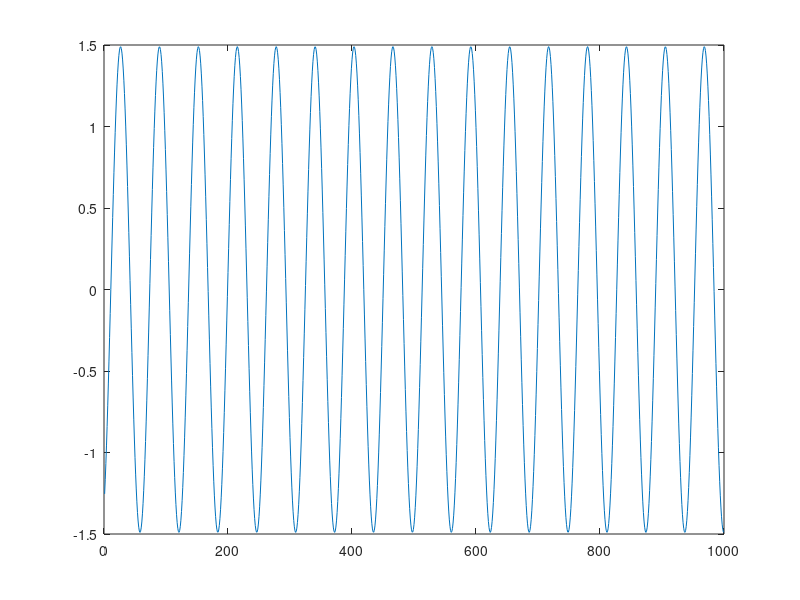

Reproduce this figure in MATLAB. (Note: this script raises an error after producing the figure.)
%function Vseq=generate_waveform(Vmin,Vmax)

clear all;
Vmin=-1.49;Vmax=1.49;
%Vstart=0;
%dV=0.5;
%Vseq=[Vstart];
for phi=[-1,0,1,2,3]
    close all;
    %%% sine
    A=(-Vmin+Vmax)/2;
    offset=(Vmin+Vmax)/2;
    %phi=2;
    t=linspace(0,100,10e2);
    Vseq=A*sin(t+phi)+offset;
    plot(Vseq);
    
    %%%%%%%%%%%%%%% evaluate rram current
    [state_seq,Iseq]=rram_IV_0(Vseq);
    
    plot(Iseq);
    figure;
    plot(Vseq)
    figure;
    plot(state_seq)
    
    
    his_len=5;
    
    ds=[];
    ds(1,:)=zeros(1,11);
    
    jj=2;
    for ii=his_len:length(Vseq)-1
        temp=[];
        for kk=1:his_len
            temp=[temp Vseq(ii-his_len+kk+1) Iseq(ii-his_len+kk)  ];
        end
        %for kk=1:his_len
        %  temp=[temp state_seq(ii-his_len+kk-1)];
        %end
        ds(jj,:)=[temp Iseq(ii+1) ];
        jj=jj+1;
    end
    
    
    
    if sum(sum(isnan(ds)))~=0
        disp('NAN');
    end
    % from sine to temperautre dependent anneal sine, change 3 places
    %ds=[zeros(size(ds,1),his_len)+0    ds ];
    csvwrite(['CSV_data/ds_rram_sine' num2str(phi) '.csv'],ds)
    %csvwrite(['CSV_data/Anneal/ds0_rram_sine' num2str(phi) '.csv'],ds)
end
